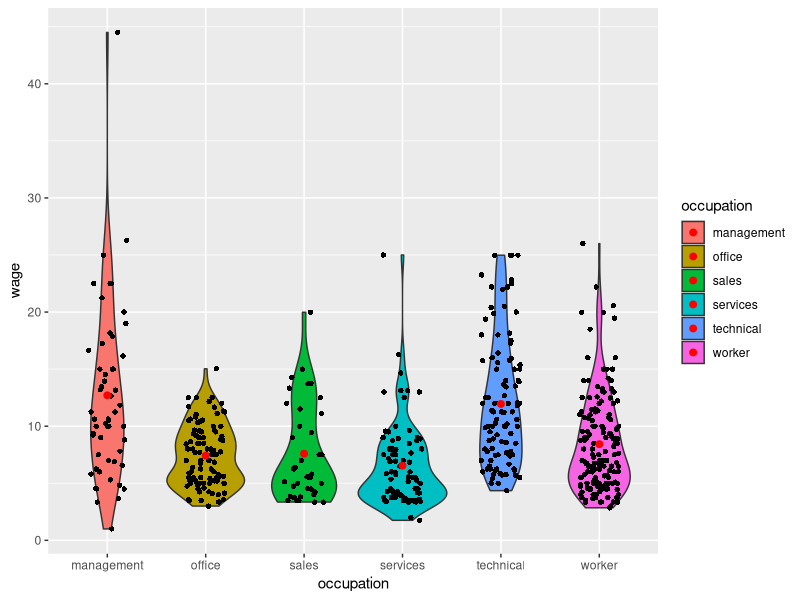
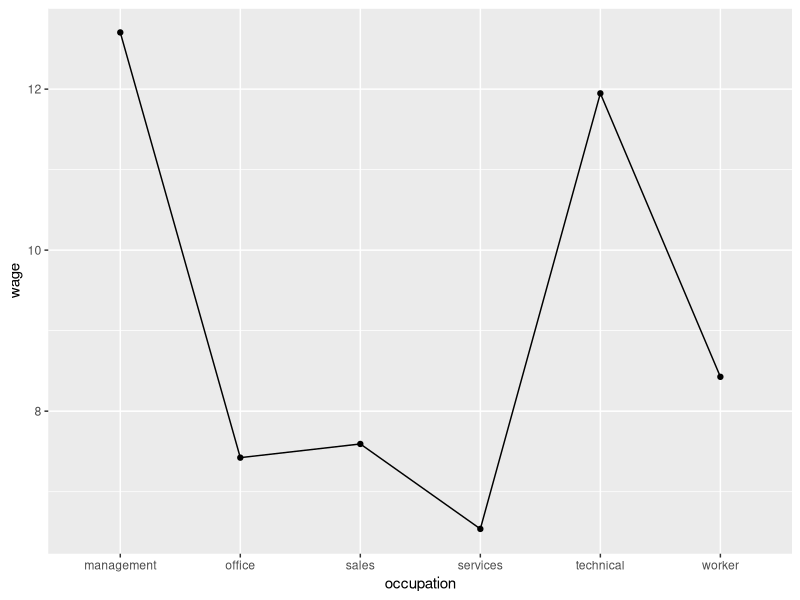
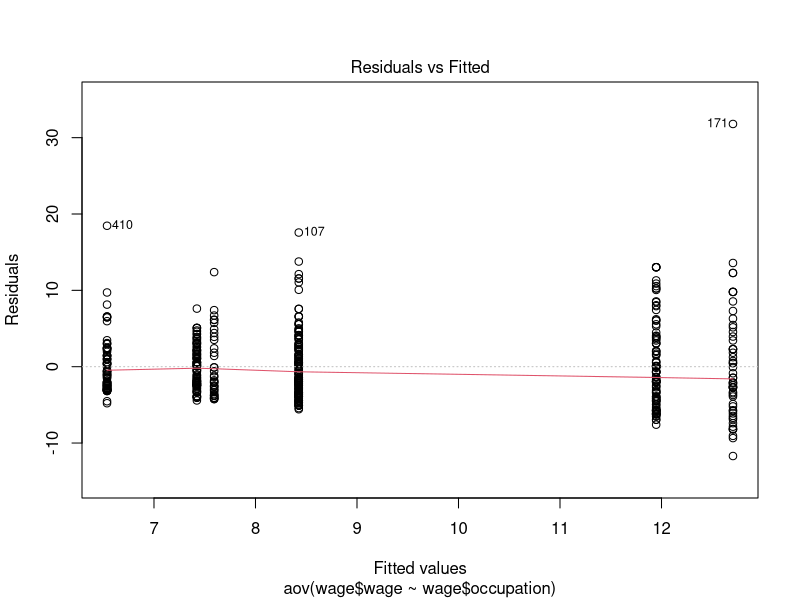
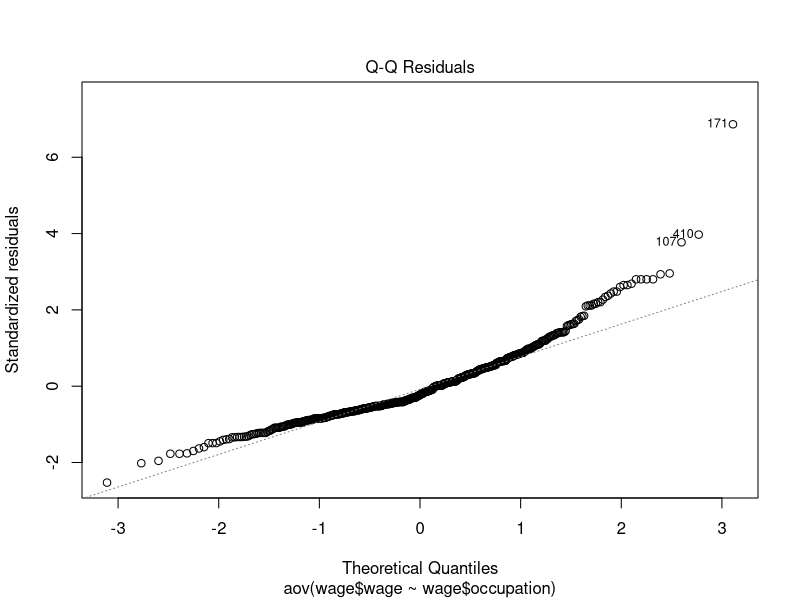
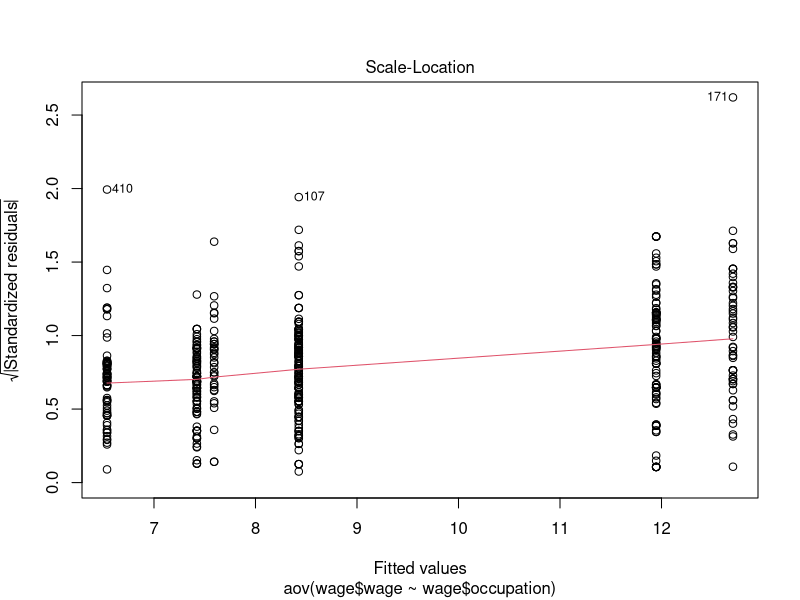
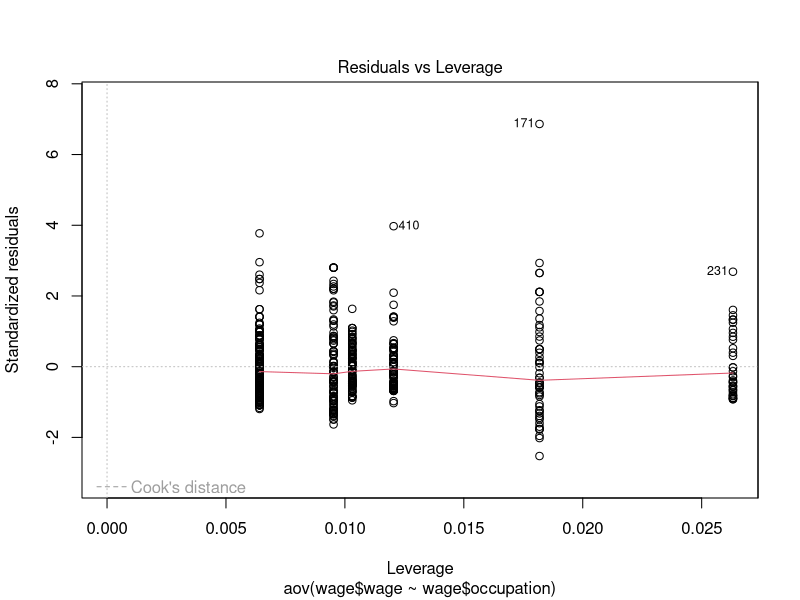
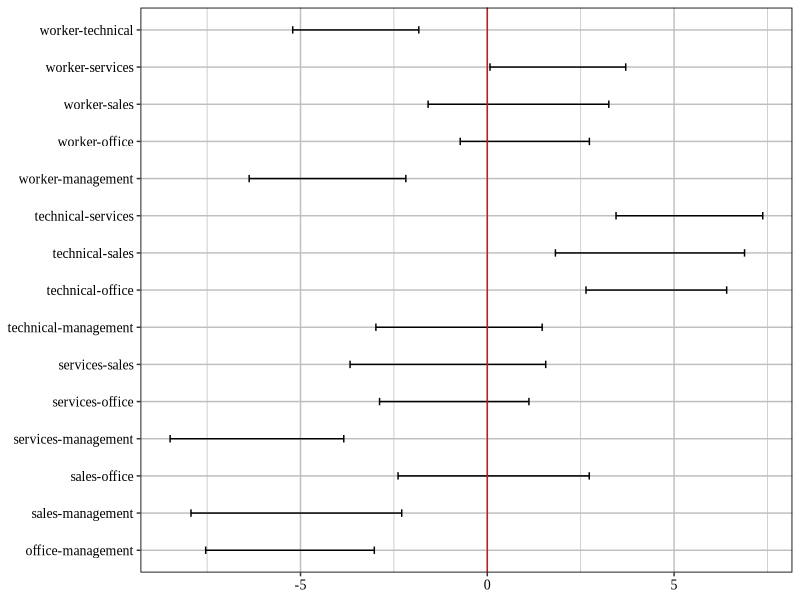

These charts were generated, in order, by the following R code: (Note: this script raises an error after producing the figures.)
## ---- chunk 1
wage=read.csv('Wage.csv');
library(tidyverse)
attach(wage)
## ---- chunk 2
wage
## ---- chunk 3
violin <- ggplot(data = wage, aes(x=occupation, y=wage, fill=occupation)) + geom_violin() + geom_jitter(shape=16, position=position_jitter(0.2)) +
  stat_summary(fun=mean, geom="point", size=2, color="red")
violin
## ---- chunk 4
ggplot(data = wage, aes(x=occupation, y=wage, group = 1)) +
  stat_summary(fun = mean, geom='point') +
  stat_summary(fun = mean, geom='line')
## ---- chunk 5
wage_aov <- aov(wage$wage ~ wage$occupation)
wage_aov
## ---- chunk 6
anova(wage_aov)
## ---- chunk 7
plot(wage_aov)
## ---- chunk 8
tukey.test <- TukeyHSD(wage_aov)
tukey.test
## ---- chunk 9
GGTukey<-function(Tukey){
  A<-require("tidyverse")
  if(A==TRUE){
    library(tidyverse)
  } else {
    install.packages("tidyverse")
    library(tidyverse)
  }
  B<-as.data.frame(Tukey[1])
  colnames(B)[2:3]<-c("min",
                      "max")
  C<-data.frame(id=row.names(B),
                min=B$min,
                max=B$max)
  D<-C%>%
    ggplot(aes(id))+
    geom_errorbar(aes(ymin=min,
                     ymax=max),
                 width = 0.2)+
    geom_hline(yintercept=0,
               color="red")+
    labs(x=NULL)+
    coord_flip()+
    theme(text=element_text(family="TimesNewRoman"),
            title=element_text(color="black",size=15),
            axis.text = element_text(color="black",size=10),
            axis.title = element_text(color="black",size=10),
            panel.grid=element_line(color="grey75"),
            axis.line=element_blank(),
            plot.background=element_rect(fill="white",color="white"),
            panel.background=element_rect(fill="white"),
            panel.border = element_rect(colour = "black", fill = NA,size=0.59),
            legend.key= element_rect(color="white",fill="white")
          )
  return(D)
}
## ---- chunk 10
GGTukey(tukey.test)
## ---- chunk 11
g1 <- ggplot(data=star_prop) + geom_bar(aes(x=star1, y=star_prop), stat='identity')
g2 <- ggplot(data=school_prop) + geom_bar(aes(x=schoolid1, y=school_prop), stat='identity')
g1 | g2
## ---- chunk 12
star_prop <- first_id %>% group_by(star1) %>% summarise(n=n()) %>% mutate(star_prop = n/sum(n))
school_prop <- first_id %>% group_by(schoolid1) %>% summarise(n=n()) %>% mutate(school_prop = n/sum(n))
star_prop
## ---- chunk 13
sessionInfo()
